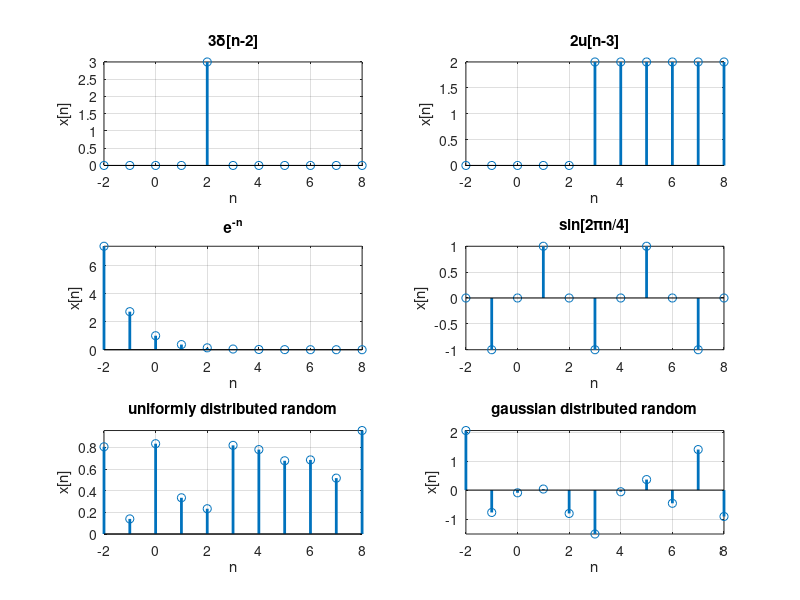

The MATLAB source for this figure:
close all; clear;clc;
n=-2:8;
x(1,:) = 3*(n-2==0);        % unit impulse 
x(2,:) = 2*((n-3)>=0);      % unit step
x(3,:) = exp(-n);           % exponential 
x(4,:) = sin((2*pi/4)*n);   % sinusoidal
x(5,:) = rand(size(n));     % uniformly distributed random signal [0:1]
x(6,:) = randn(size(n));    % gaussian distributed random signal

t={'3\delta[n-2]','2u[n-3]','e^{-n}','sin[2\pin/4]',...
    'uniformly distributed random','gaussian distributed random'};
for i=1:length(t)
    subplot(3,2,i)
    stem(n,x(i,:),'LineWidth',2),grid
    axis([n(1) n(end) max(min([x(i,:),0]),-10) min(max([x(i,:),0]),10)])
    xlabel('n'),ylabel('x[n]')
    title(t{i})
end